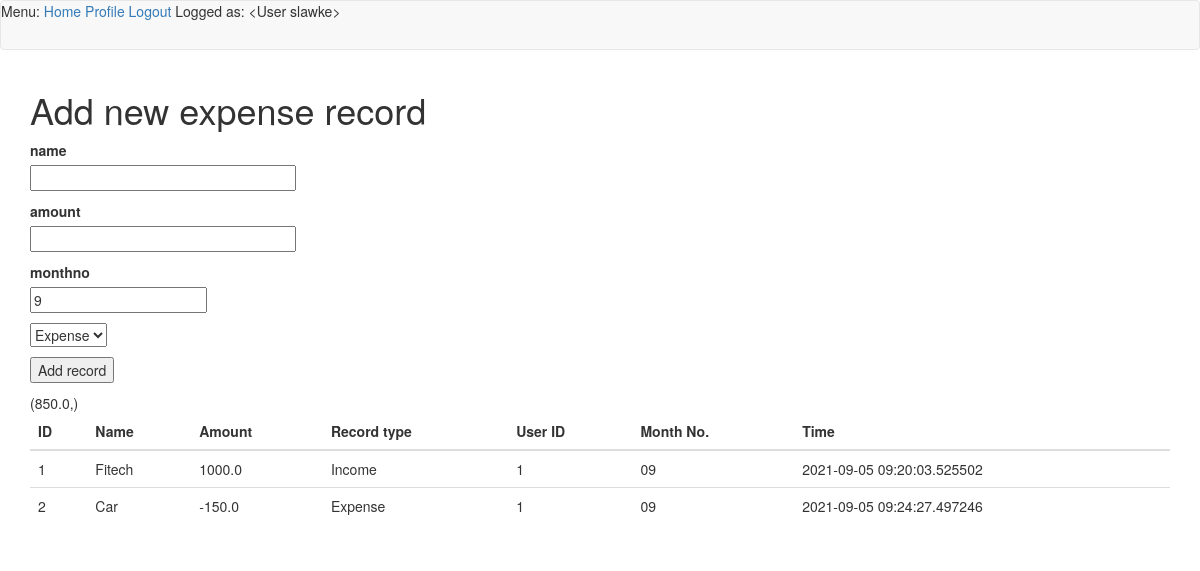
Before: /add (signed in) with the older database file.
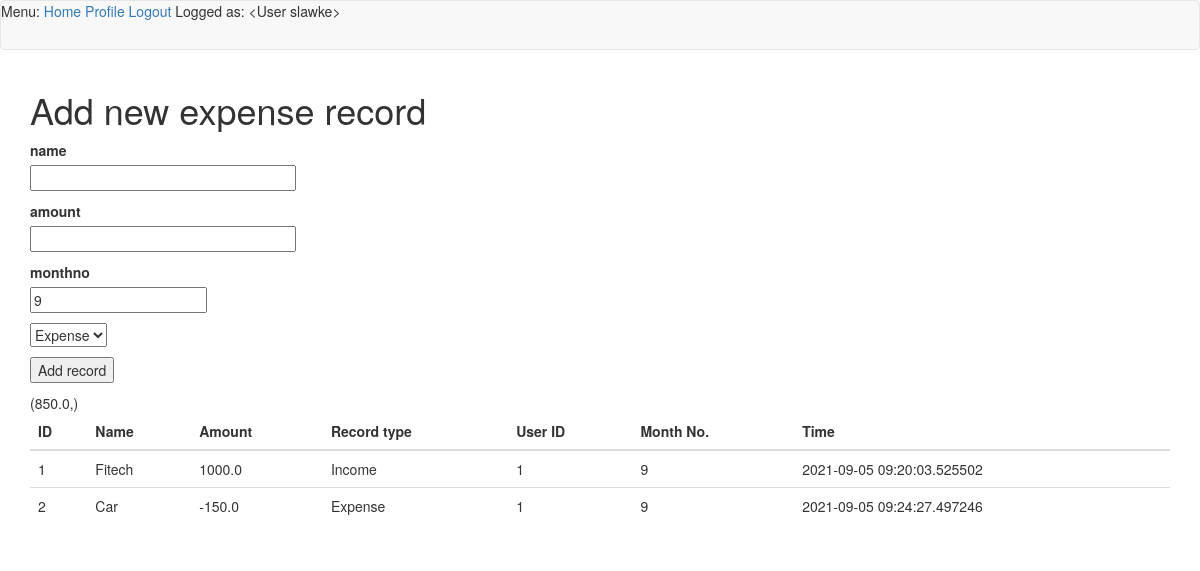
After: the same page with the newer database file.
### app/models.py (models this page shows, shortened)
class User(UserMixin, db.Model):
    id = db.Column(db.Integer, primary_key=True)
    username = db.Column(db.String(64), index=True, unique=True)
    email = db.Column(db.String(120), index=True, unique=True)
    password_hash = db.Column(db.String(128))
    posts = db.relationship('Post', backref='author', lazy='dynamic')
    def __repr__(self):
        return '<User {}>'.format(self.username)

class Expenses(db.Model):
    id = db.Column(db.Integer, primary_key=True)
    name = db.Column(db.String)
    amount = db.Column(db.String(140))
    monthno = db.Column(db.String, default=str(datetime.utcnow().strftime("%m")))
    timestamp = db.Column(db.DateTime, index=True, default=datetime.utcnow())
    user_id = db.Column(db.String, db.ForeignKey('user.id')) #nullable=False eventually try
    exorin = db.Column(db.String)
    user_nick = db.relationship('User', backref=db.backref('users', lazy=True))

### app/routes.py (the view, shortened to what this page needs)
@app.route('/add', methods=['GET', 'POST'])
def add():
    form = ExpensesForm()
    exp = Expenses.query.all()
    summary = (Expenses.query.with_entities(func.sum(Expenses.amount)).all()[0])
    print(type(summary))
    return render_template('add.html', title='Add', form=form, exp=exp, summary=summary)

### app/forms.py
class ExpensesForm(FlaskForm):
    name = StringField('name', validators=[DataRequired()])
    amount = FloatField('amount', validators=[DataRequired()])
    monthno = IntegerField('monthno', default = datetime.utcnow().strftime("%m"))
    exorin = SelectField(u'Expense or Income', choices=[('Expense', 'Expense'), ('Income', 'Income')])
    add = SubmitField('Add record')

### app/models.py (called while the page is built)
@login.user_loader
def load_user(id):
    return User.query.get(int(id))

### app/templates/add.html (shortened to what this page needs)
{% extends "base.html" %}
{% block app_content %}
<body>
    <h1>Add new expense record</h1>
    <form action="" method="post" novalidate>
        <p>
            {{ form.name.label }}<br>
            {{ form.name(size=32) }}
        </p>
        <p>
            {{ form.amount.label }}<br>
            {{ form.amount(size=32) }}
        </p>
        <p>
            {{ form.monthno.label }}<br>
            {{ form.monthno(size=32) }}
        </p>
        <p>{{ form.exorin() }}</p>
        <p>{{ form.add() }}</p>
    </form>
<table class="table table-sm ">
    <thead>
    <tr>
        <th>ID</th>
        <th>Name</th>
        <th>Amount</th>
        <th>Record type</th>
        <th>User ID</th>
        <th>Month No.</th>
        <th>Time</th>
    </tr>
    {% for expenses in exp %}
    <tr>
        <td>{{ expenses.id }} </a></td>
        <td>{{ expenses.name }}</td>
        <td>{{ expenses.amount }}</td>
        <td>{{ expenses.exorin }}</td>
        <td>{{ expenses.user_id }}</td>
        <td>{{ expenses.monthno }}</td>
        <td>{{ expenses.timestamp }}</td>
    </tr>
    {% endfor %}
    </thead>
</table>
</body>
{% endblock %}

### app/templates/base.html (shortened to what this page needs)
{% extends 'bootstrap/base.html' %}
{% block navbar %}
    <nav class="navbar navbar-default">
        <div>
            Menu:
            <a href="{{ url_for('index') }}">Home</a>
            {% if current_user.is_anonymous %}
            <a href="{{ url_for('login') }}">Login</a>
            <a href="{{ url_for('register') }}">Register</a>
            {% else %}
            <a href="{{ url_for('user', username=current_user.username) }}">Profile</a>
            <a href="{{ url_for('logout') }}">Logout</a>
            {% endif %}
            Logged as: {{ current_user }}
        </div>
    </nav>
{% endblock %}
{% block content %}
    <div class="container">
        {% block app_content %}{% endblock %}
    </div>
{% endblock %}

Changed rows visible on the page:
changed Expenses "Fitech": monthno "09" → "9"
changed Expenses "Car": monthno "09" → "9"
